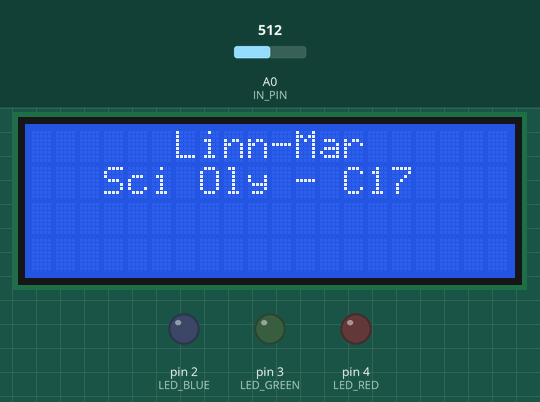
A sketch run on a simulated Arduino Uno, built with avr-gcc and run on an emulated ATmega328P. On the bench: 20×4 character LCD, output pins drawn as LEDs (lit = HIGH). Inputs (shaded band) come from the test bench; at power-on: A0 (IN_PIN) = 512. What the sketch prints to the serial monitor is not drawn.

Above: at 2.7 s.
2.8 s: A0 (IN_PIN) set to 716
At 5.5 s:
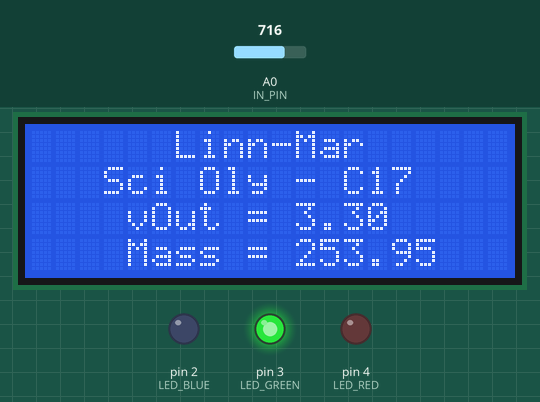
5.8 s: A0 (IN_PIN) set to 0
At 7.0 s:
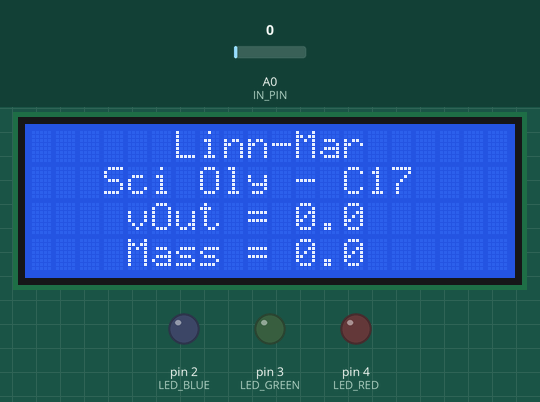
Timing chart, 0 to 8.8 s (numbered marks = the images above; inputs shaded):
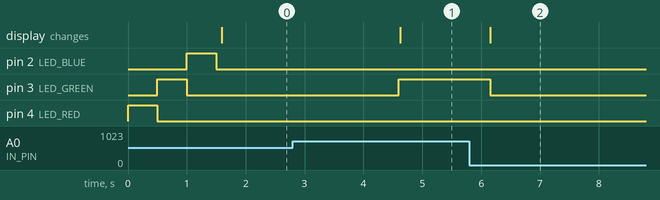

The sketch:

scale.ino
```cpp
/*
  Linn-Mar Science Olympiad Detector Building C17 2022 - 2023
*/

//these two header files are made to clean up code
//display.h handles the LCD and LEDs
//sampler.h handles the math for averaging readings
#include "display.h"
#include "sampler.h"

// initialize Input Pin
int IN_PIN = 0;

const float a = 1.57152;
const float b = -14.2523;
const float c = 39.8921;
const float d = -154.994;
const float e = 225.605;
const float f = 0.482326;

// the setup routine runs once when you press reset:
void setup() {
  pinMode(IN_PIN, INPUT);
  Serial.begin(9600);
  Serial.println("Scale initialized.\n");

  //initialize lcd and leds
  initLED();
  initLCD();
}

// the loop routine runs over and over again forever:
void loop() {
  // analog to digital conversion
  int rawValue = analogRead(IN_PIN);  //10 ADC
  float vOut = rawValue * (5.0 / 1023.0);

  //if mass is placed...
  if (vOut > 0.0 && n < NUM_SAMPLES) {
    //convert volt to mass using the equation
    float mass = a * pow(vOut, 6) + b * pow(vOut, 5) + c * pow(vOut, 4) + d * pow(vOut, 2) + e * vOut + f;

    //ignores the first few readings to compensate for extra mass of placer's hand
    ignoreSamples(mass, vOut);

    Serial.print("vOut: " + String(vOut) + ", Mass: " + String(mass));

    n++;

    //outputs the avg mass and vOut and displays it
    outputAvgMass();

    Serial.println();
  }
  //if mass is removed...
  else if (vOut <= 0.0) {
    clearSamples();
    clear();
  }
  //debug if output does not clear properly to tell user to reset arduino
  else if (vOut != 0) {
    Serial.println("v: " + String(vOut));
  }

  delay(500);
}
```

display.h
```cpp
/*
  Linn-Mar Science Olympiad Detector Building 2022 - 2023
*/

//libraries to run the LCD display board
#include <Wire.h>
#include <LiquidCrystal_I2C.h>

int LED_RED = 4;
int LED_GREEN = 3;
int LED_BLUE = 2;

LiquidCrystal_I2C lcd(0x27, 2, 1, 0, 4, 5, 6, 7, 3, POSITIVE);

// mass(g) thresholds TBD at competition
const float redzone[2] = { 0, 250 };
const float greenzone[2] = { 251, 500 };
const float bluezone[2] = { 501, 1000 };

//tests leds at init
void initLED() {
  pinMode(LED_RED, OUTPUT);
  pinMode(LED_GREEN, OUTPUT);
  pinMode(LED_BLUE, OUTPUT);

  digitalWrite(LED_RED, HIGH);
  delay(500);
  digitalWrite(LED_RED, LOW);

  digitalWrite(LED_GREEN, HIGH);
  delay(500);
  digitalWrite(LED_GREEN, LOW);

  digitalWrite(LED_BLUE, HIGH);
  delay(500);
  digitalWrite(LED_BLUE, LOW);
}

void initLCD() {
  lcd.begin(20, 4);
  lcd.home();
  lcd.setCursor(6, 0);
  lcd.print("Linn-Mar");
  lcd.setCursor(3, 1);
  lcd.print("Sci Oly - C17");
}

void displayMass(float mass, float vOut) {
  lcd.home();
  lcd.setCursor(4, 2);
  lcd.print("vOut = ");
  lcd.print(String(vOut));
  lcd.setCursor(4, 3);
  lcd.print("Mass = ");
  lcd.print(String(mass));
}

// turns on LED based on threshold
void selectLED(float mass) {
  if (mass >= redzone[0] && mass <= redzone[1]) {
    digitalWrite(LED_RED, HIGH);
  } else if (mass >= greenzone[0] && mass <= greenzone[1]) {
    digitalWrite(LED_GREEN, HIGH);
  } else if (mass >= bluezone[0] && mass <= bluezone[1]) {
    digitalWrite(LED_BLUE, HIGH);
  }
}

void clear() {
  lcd.setCursor(4, 2);
  lcd.print("vOut = 0.0    ");
  lcd.setCursor(4, 3);
  lcd.print("Mass = 0.0    ");
  digitalWrite(LED_RED, LOW);
  digitalWrite(LED_GREEN, LOW);
  digitalWrite(LED_BLUE, LOW);
}
```

sampler.h
```cpp
/*
  Linn-Mar Science Olympiad Detector Building 2022 - 2023
*/

const int NUM_SAMPLES = 5;
const int NUM_TO_IGNORE = 2;
float m_samples[NUM_SAMPLES];
float v_samples[NUM_SAMPLES];

int n = -1 * NUM_TO_IGNORE;

void push(float f, float* array) {
  for (int i = NUM_SAMPLES - 1; i > 0; i--) {
    array[i] = array[i - 1];
  }
  array[0] = f;
}

float mean(float* array, float num) {
  float sum = 0;
  for (int i = 0; i < num; i++) {
    sum = sum + array[i];
  }
  return sum / num;
}

void ignoreSamples(float mass, float vOut) {
  if (n >= 0) {
    push(mass, m_samples);
    push(vOut, v_samples);
  } else {
    Serial.print("Ignoring... ");
  }
}

void outputAvgMass() {
  if (n == NUM_SAMPLES) {
    float avg_m = mean(m_samples, n);

    Serial.print("\nAVG MASS: ");
    Serial.print(avg_m);

    selectLED(avg_m);

    float avg_v = mean(v_samples, n);

    Serial.print("\nAVG vOut: ");
    Serial.print(avg_v);
    Serial.println();

    displayMass(avg_m, avg_v);
  }
}

void clearSamples() {
  n = -1 * NUM_TO_IGNORE;

  for (int i = 0; i < NUM_SAMPLES; i++) {
    m_samples[i] = 0;
    v_samples[i] = 0;
  }
}
```

Measured:
- after the input at 2.8 s, pin 3 (LED_GREEN): LOW → HIGH after 1.8 s; pin 4 (LED_RED): stays LOW (without the input it goes to HIGH after 1.8 s); the display: changes after 1.8 s (image 1)
- after the input at 5.8 s, pin 3 (LED_GREEN): HIGH → LOW after 0.36 s; the display: changes after 0.36 s (image 2)
